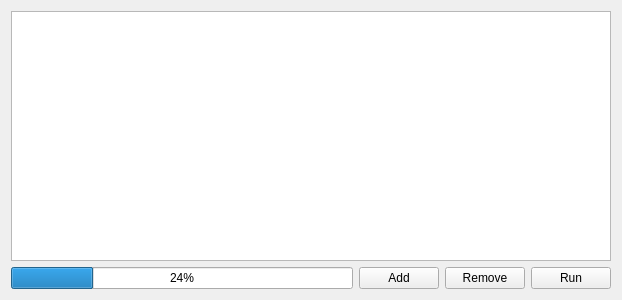
<?xml version="1.0" encoding="UTF-8"?>
<ui version="4.0">
 <class>Form</class>
 <widget class="QWidget" name="Form">
  <property name="geometry">
   <rect>
    <x>0</x>
    <y>0</y>
    <width>612</width>
    <height>300</height>
   </rect>
  </property>
  <property name="windowTitle">
   <string>Background subtraction</string>
  </property>
  <property name="windowIcon">
   <iconset resource="../../resource/icons/icons.qrc">
    <normaloff>:/icons/backgroundsubtraction.svg</normaloff>:/icons/backgroundsubtraction.svg</iconset>
  </property>
  <layout class="QVBoxLayout" name="verticalLayout">
   <item>
    <widget class="QTreeView" name="treeView">
     <property name="minimumSize">
      <size>
       <width>600</width>
       <height>200</height>
      </size>
     </property>
     <property name="alternatingRowColors">
      <bool>true</bool>
     </property>
     <property name="selectionMode">
      <enum>QAbstractItemView::ExtendedSelection</enum>
     </property>
     <property name="rootIsDecorated">
      <bool>false</bool>
     </property>
     <property name="uniformRowHeights">
      <bool>true</bool>
     </property>
    </widget>
   </item>
   <item>
    <layout class="QHBoxLayout" name="horizontalLayout">
     <item>
      <spacer name="horizontalSpacer">
       <property name="orientation">
        <enum>Qt::Horizontal</enum>
       </property>
       <property name="sizeHint" stdset="0">
        <size>
         <width>0</width>
         <height>20</height>
        </size>
       </property>
      </spacer>
     </item>
     <item>
      <widget class="QProgressBar" name="progressBar">
       <property name="sizePolicy">
        <sizepolicy hsizetype="Expanding" vsizetype="Fixed">
         <horstretch>1</horstretch>
         <verstretch>0</verstretch>
        </sizepolicy>
       </property>
       <property name="value">
        <number>24</number>
       </property>
      </widget>
     </item>
     <item>
      <widget class="QPushButton" name="addPushButton">
       <property name="text">
        <string>Add</string>
       </property>
       <property name="icon">
        <iconset theme="list-add"/>
       </property>
      </widget>
     </item>
     <item>
      <widget class="QPushButton" name="removePushButton">
       <property name="text">
        <string>Remove</string>
       </property>
       <property name="icon">
        <iconset theme="list-remove"/>
       </property>
      </widget>
     </item>
     <item>
      <widget class="QPushButton" name="runPushButton">
       <property name="text">
        <string>Run</string>
       </property>
       <property name="icon">
        <iconset resource="../../resource/icons/icons.qrc">
         <normaloff>:/icons/start.svg</normaloff>:/icons/start.svg</iconset>
       </property>
      </widget>
     </item>
    </layout>
   </item>
  </layout>
 </widget>
 <resources>
  <include location="../../resource/icons/icons.qrc"/>
 </resources>
 <connections/>
</ui>
